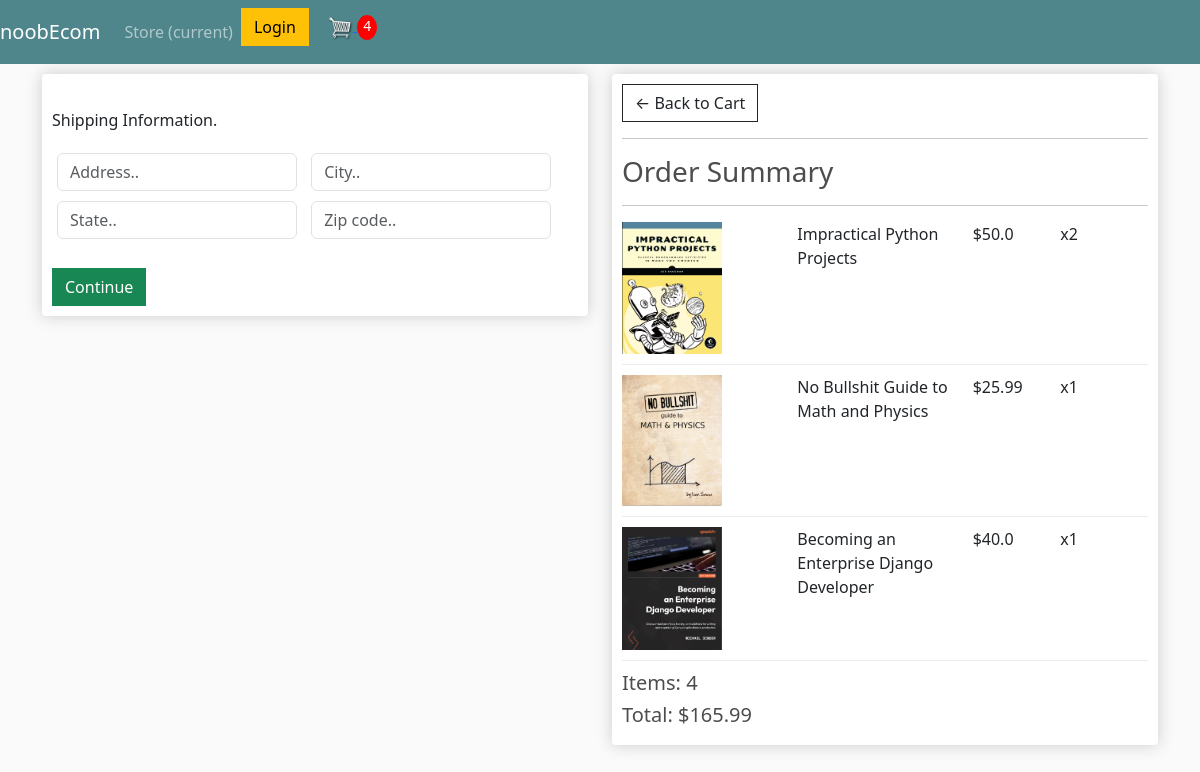
/checkout/ (signed in), run on an earlier commit of the app's database.
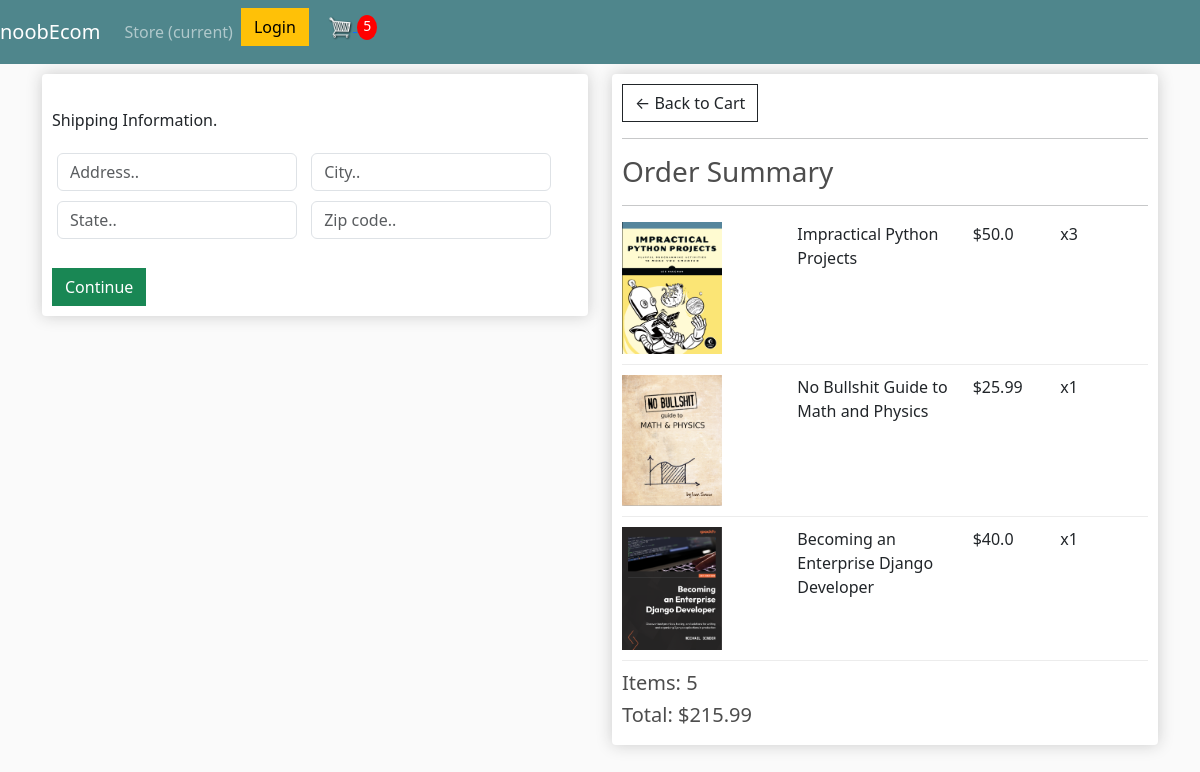
And on a later commit of the database.
### store/models.py (models this page shows, shortened)
class OrderItem(models.Model):
    product = models.ForeignKey(Product, on_delete=models.SET_NULL, null=True)
    order = models.ForeignKey(Order, on_delete=models.SET_NULL, null=True)
    quantity = models.IntegerField(default=0, null=True, blank=True)
    date_added = models.DateTimeField(auto_now_add=True)
    @property
    def get_total(self):
        total = self.product.price * self.quantity
        return total

class Order(models.Model):
    customer = models.ForeignKey(Customer, on_delete=models.SET_NULL, null=True, blank=True)
    date_ordered = models.DateTimeField(auto_now_add=True)
    complete = models.BooleanField(default=False)
    transaction_id = models.CharField(max_length=100, null=True)
    @property
    def shipping(self):
        shipping = False
        orderitems = self.orderitem_set.all()
        for i in orderitems:
            if i.product.digital == False:
                shipping = True
        return shipping
    @property
    def get_cart_total(self):
        orderitems = self.orderitem_set.all()
        total = sum([item.get_total for item in orderitems])
        return total
    @property
    def get_cart_items(self):
        orderitems = self.orderitem_set.all()
        total = sum([item.quantity for item in orderitems])
        return total

class Product(models.Model):
    name = models.CharField(max_length=200)
    price = models.FloatField()
    digital = models.BooleanField(default=False, null=True, blank=True)
    image = models.ImageField(null=True, blank=True)
    @property
    def imageURL(self):
        try:
            url = self.image.url
        except Exception:
            url = ''
        return url

### store/views.py (the view)
# urls.py: path('checkout/', views.checkout, name='checkout'),
def checkout(request):
    context = {}
    if request.user.is_authenticated:
        customer = request.user.customer
        order, created = Order.objects.get_or_create(customer=customer, complete=False)
        items = order.orderitem_set.all()
        cartItems = order.get_cart_items
    else:
        items = []
        order = {'get_cart_total':0, 'get_cart_items':0, 'shipping':False}
        cartItems = order['get_cart_items']
    context = {'items':items, 'order':order, 'cartItems':cartItems}
    return render(request, 'store/checkout.html', context)

### store/templates/store/checkout.html (shortened to what this page needs)
{% extends 'store/main.html' %}
{% load static %}
{% block content %}
    <div class="row">
        <div class="col-lg-6">
            <div class="box-element" id="form-wrapper">
                <form id="form">
                    <div id="shipping-info">
                        <br>
                        <p>Shipping Information.</p>
                        <div class="form-field">
                            <input class="form-control" type="text" name="address" placeholder="Address..">
                        </div>
                        <div class="form-field">
                            <input class="form-control" type="text" name="city" placeholder="City..">
                        </div>
                        <div class="form-field">
                            <input class="form-control" type="text" name="state" placeholder="State..">
                        </div>
                        <div class="form-field">
                            <input class="form-control" type="text" name="zipcode" placeholder="Zip code..">
                        </div>
                    </div>
                    <br>
                    <input id="form-button" class="btn btn-success btn-block" type="submit" value="Continue">
                </form>
            </div>
            <br>
        </div>
        <div class="col-lg-6">
            <div>
                <div class="box-element">
                    <a class="btn btn-outline-dark" href="{% url 'cart' %}">&#x2190; Back to Cart</a>
                    <hr>
                    <h3>Order Summary</h3>
                    <hr>
                    {% for item in items %}
                    <div class="cart-row">
                        <div style="flex:2"><img class="row-image" src="{{item.product.imageURL}}"></div>
                        <div style="flex:2"><p>{{item.product.name}}</p></div>
                        <div style="flex:1"><p>${{item.product.price}}</p></div>
                        <div style="flex:1"><p>x{{item.quantity}}</p></div>
                    </div>
                    {% endfor %}
                    <h5>Items: {{order.get_cart_items}}</h5>
                    <h5>Total: ${{order.get_cart_total|floatformat:2}}</h5>
                </div>
            </div>
        </div>
    </div>
{% endblock content %}

What changed in the data, as far as the page shows it:
changed OrderItem "Impractical Python Projects": quantity "2" → "3"
changed through a linked row, Order: get_cart_items "4" → "5"; get_cart_total "165.99" → "215.99"
Also different on the page:
{{ cartItems }}: "4" → "5"
